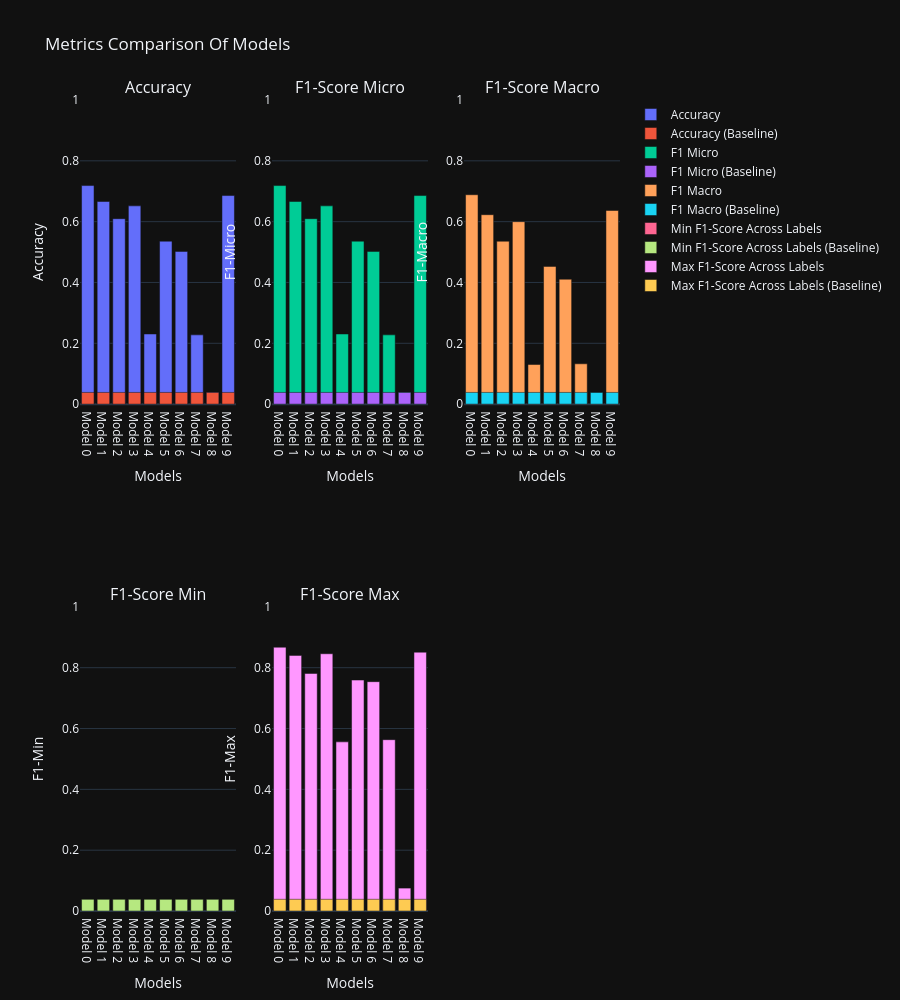

Notebook code cell kept with this figure:
### Code cell
visualise_metrics(list(range(10)), path=os.path.abspath("./model/training_reverse_pyramid1"))

### Figure 1 — Plotly figure (JSON) as saved in the notebook; plotly's stock layout.template omitted (floating-point values rounded to 4 significant figures)
{"data": [{"name": "Accuracy", "type": "bar", "x": ["Model 0", "Model 1", "Model 2", "Model 3", "Model 4", "Model 5", "Model 6", "Model 7", "Model 8", "Model 9"], "xaxis": "x", "y": [0.7186, 0.6663, 0.6098, 0.6519, 0.2307, 0.5357, 0.5022, 0.2278, 0.03914, 0.6858], "yaxis": "y"}, {"name": "Accuracy (Baseline)", "type": "bar", "x": ["Model 0", "Model 1", "Model 2", "Model 3", "Model 4", "Model 5", "Model 6", "Model 7", "Model 8", "Model 9"], "xaxis": "x", "y": [0.03846, 0.03846, 0.03846, 0.03846, 0.03846, 0.03846, 0.03846, 0.03846, 0.03846, 0.03846], "yaxis": "y"}, {"name": "F1 Micro", "type": "bar", "x": ["Model 0", "Model 1", "Model 2", "Model 3", "Model 4", "Model 5", "Model 6", "Model 7", "Model 8", "Model 9"], "xaxis": "x2", "y": [0.7186, 0.6663, 0.6098, 0.6519, 0.2307, 0.5357, 0.5022, 0.2278, 0.03914, 0.6858], "yaxis": "y2"}, {"name": "F1 Micro (Baseline)", "type": "bar", "x": ["Model 0", "Model 1", "Model 2", "Model 3", "Model 4", "Model 5", "Model 6", "Model 7", "Model 8", "Model 9"], "xaxis": "x2", "y": [0.03846, 0.03846, 0.03846, 0.03846, 0.03846, 0.03846, 0.03846, 0.03846, 0.03846, 0.03846], "yaxis": "y2"}, {"name": "F1 Macro", "type": "bar", "x": ["Model 0", "Model 1", "Model 2", "Model 3", "Model 4", "Model 5", "Model 6", "Model 7", "Model 8", "Model 9"], "xaxis": "x3", "y": [0.6885, 0.6228, 0.5357, 0.6, 0.1302, 0.4529, 0.4107, 0.1326, 0.002898, 0.6368], "yaxis": "y3"}, {"name": "F1 Macro (Baseline)", "type": "bar", "x": ["Model 0", "Model 1", "Model 2", "Model 3", "Model 4", "Model 5", "Model 6", "Model 7", "Model 8", "Model 9"], "xaxis": "x3", "y": [0.03846, 0.03846, 0.03846, 0.03846, 0.03846, 0.03846, 0.03846, 0.03846, 0.03846, 0.03846], "yaxis": "y3"}, {"name": "Min F1-Score Across Labels", "type": "bar", "x": ["Model 0", "Model 1", "Model 2", "Model 3", "Model 4", "Model 5", "Model 6", "Model 7", "Model 8", "Model 9"], "xaxis": "x4", "y": [0, 0, 0, 0, 0, 0, 0, 0, 0, 0], "yaxis": "y4"}, {"name": "Min F1-Score Across Labels (Baseline)", "type": "bar", "x": ["Model 0", "Model 1", "Model 2", "Model 3", "Model 4", "Model 5", "Model 6", "Model 7", "Model 8", "Model 9"], "xaxis": "x4", "y": [0.03846, 0.03846, 0.03846, 0.03846, 0.03846, 0.03846, 0.03846, 0.03846, 0.03846, 0.03846], "yaxis": "y4"}, {"name": "Max F1-Score Across Labels", "type": "bar", "x": ["Model 0", "Model 1", "Model 2", "Model 3", "Model 4", "Model 5", "Model 6", "Model 7", "Model 8", "Model 9"], "xaxis": "x5", "y": [0.8674, 0.8405, 0.7811, 0.8459, 0.5561, 0.7594, 0.7541, 0.5633, 0.07534, 0.851], "yaxis": "y5"}, {"name": "Max F1-Score Across Labels (Baseline)", "type": "bar", "x": ["Model 0", "Model 1", "Model 2", "Model 3", "Model 4", "Model 5", "Model 6", "Model 7", "Model 8", "Model 9"], "xaxis": "x5", "y": [0.03846, 0.03846, 0.03846, 0.03846, 0.03846, 0.03846, 0.03846, 0.03846, 0.03846, 0.03846], "yaxis": "y5"}], "layout": {"annotations": [{"font": {"size": 16}, "showarrow": false, "text": "Accuracy", "x": 0.1444, "xanchor": "center", "xref": "paper", "y": 1, "yanchor": "bottom", "yref": "paper"}, {"font": {"size": 16}, "showarrow": false, "text": "F1-Score Micro", "x": 0.5, "xanchor": "center", "xref": "paper", "y": 1, "yanchor": "bottom", "yref": "paper"}, {"font": {"size": 16}, "showarrow": false, "text": "F1-Score Macro", "x": 0.8556, "xanchor": "center", "xref": "paper", "y": 1, "yanchor": "bottom", "yref": "paper"}, {"font": {"size": 16}, "showarrow": false, "text": "F1-Score Min", "x": 0.1444, "xanchor": "center", "xref": "paper", "y": 0.375, "yanchor": "bottom", "yref": "paper"}, {"font": {"size": 16}, "showarrow": false, "text": "F1-Score Max", "x": 0.5, "xanchor": "center", "xref": "paper", "y": 0.375, "yanchor": "bottom", "yref": "paper"}], "barmode": "overlay", "height": 1000, "title": {"text": "Metrics Comparison Of Models"}, "xaxis": {"anchor": "y", "domain": [0, 0.2889], "title": {"text": "Models"}}, "xaxis2": {"anchor": "y2", "domain": [0.3556, 0.6444], "title": {"text": "Models"}}, "xaxis3": {"anchor": "y3", "domain": [0.7111, 1], "title": {"text": "Models"}}, "xaxis4": {"anchor": "y4", "domain": [0, 0.2889], "title": {"text": "Models"}}, "xaxis5": {"anchor": "y5", "domain": [0.3556, 0.6444], "title": {"text": "Models"}}, "xaxis6": {"anchor": "y6", "domain": [0.7111, 1]}, "yaxis": {"anchor": "x", "domain": [0.625, 1], "range": [0, 1], "title": {"text": "Accuracy"}}, "yaxis2": {"anchor": "x2", "domain": [0.625, 1], "range": [0, 1], "title": {"text": "F1-Micro"}}, "yaxis3": {"anchor": "x3", "domain": [0.625, 1], "range": [0, 1], "title": {"text": "F1-Macro"}}, "yaxis4": {"anchor": "x4", "domain": [0, 0.375], "range": [0, 1], "title": {"text": "F1-Min"}}, "yaxis5": {"anchor": "x5", "domain": [0, 0.375], "range": [0, 1], "title": {"text": "F1-Max"}}, "yaxis6": {"anchor": "x6", "domain": [0, 0.375]}}}
